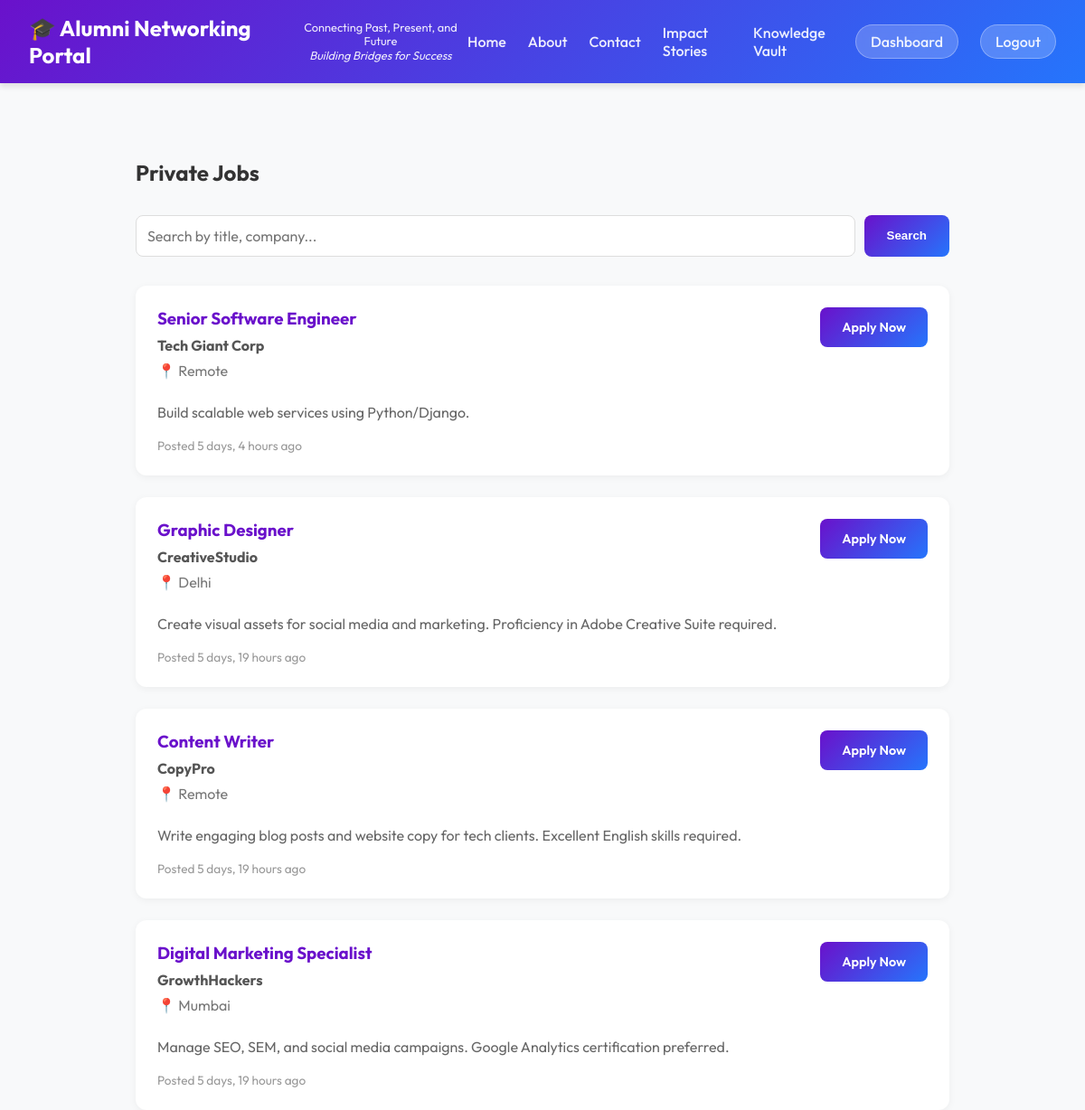
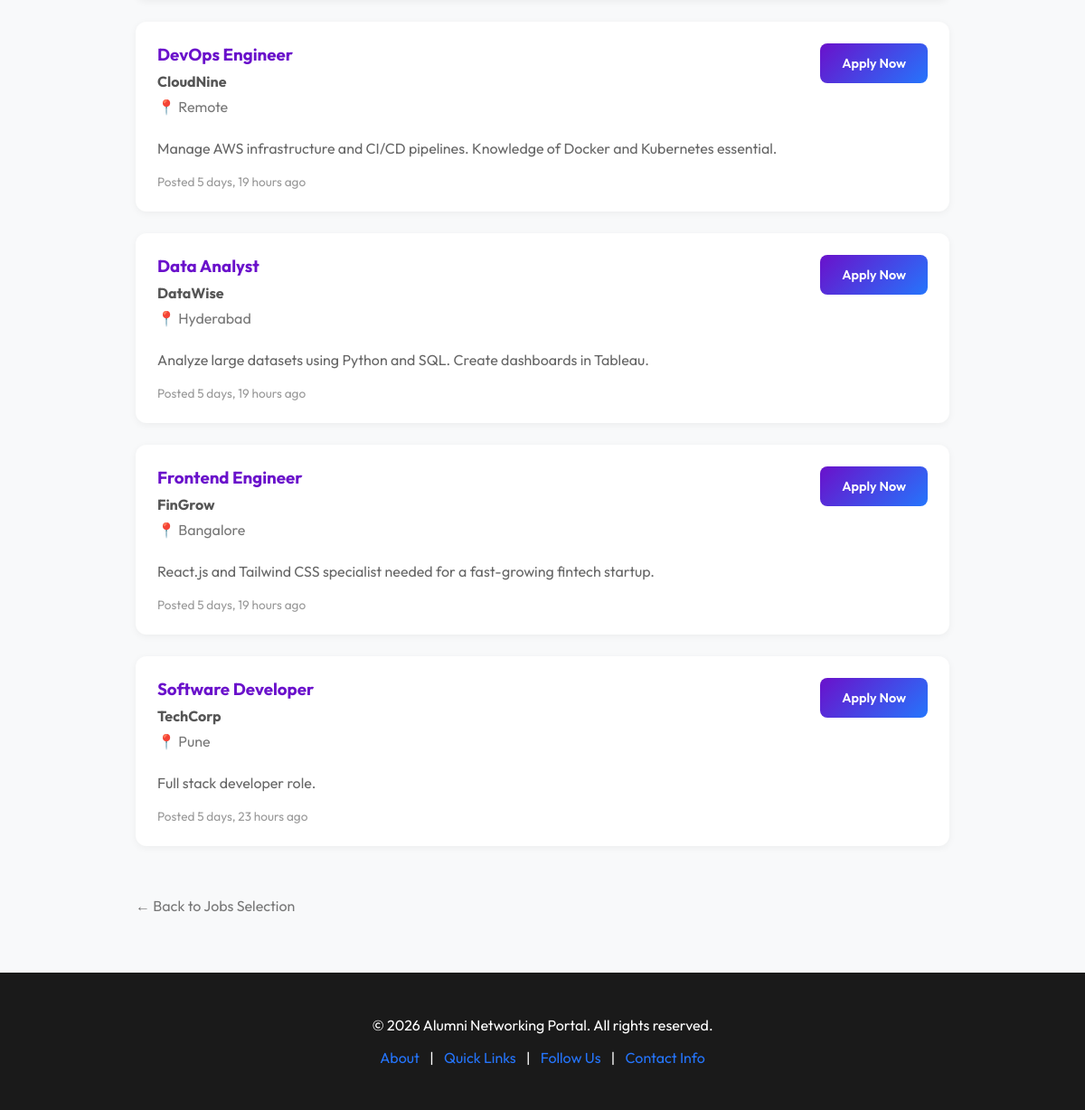
/ecosystem/jobs/private/ (signed in), run on the app's committed database (2 pictures, top to bottom).
### network/models.py (models this page shows, shortened)
class Opportunity(models.Model):
    OPPORTUNITY_TYPE_CHOICES = (
        ('internship', 'Internship'),
        ('job', 'Job'),
    )
    CATEGORY_CHOICES = (
        ('govt', 'Government'),
        ('private', 'Private'),
    )
    STIPEND_CHOICES = (
        ('paid', 'Paid'),
        ('unpaid', 'Unpaid'),
    )
    DOMAIN_CHOICES = (
        ('software', 'Software'),
        ('hardware', 'Hardware'),
        ('other', 'Other'),
    )
    title = models.CharField(max_length=200)
    description = models.TextField()
    type = models.CharField(max_length=20, choices=OPPORTUNITY_TYPE_CHOICES)
    category = models.CharField(max_length=20, choices=CATEGORY_CHOICES, default='private')
    stipend_type = models.CharField(max_length=10, choices=STIPEND_CHOICES, default='paid', blank=True)
    domain = models.CharField(max_length=10, choices=DOMAIN_CHOICES, default='software')
    company = models.CharField(max_length=100)
    location = models.CharField(max_length=100)
    posted_by = models.ForeignKey(User, on_delete=models.CASCADE)
    created_at = models.DateTimeField(auto_now_add=True)
    min_assessment_score = models.IntegerField(default=25)

### network/views.py (the view)
# urls.py: path('ecosystem/jobs/<str:category>/', views.job_list, name='job_list'),
@login_required
def job_list(request, category):
    jobs = Opportunity.objects.filter(type='job', category=category).order_by('-created_at')
    query = request.GET.get('q')
    if query:
        jobs = jobs.filter(
            Q(title__icontains=query) |
            Q(description__icontains=query) |
            Q(company__icontains=query)
        )
    context = {
        'category': category,
        'title': f"{category.title()} Jobs",
        'jobs': jobs,
        'query': query
    }
    return render(request, 'job_list.html', context)

### templates/job_list.html (shortened to what this page needs)
{% extends 'base.html' %}
{% block content %}
<div class="container" style="max-width: 900px; margin: 2rem auto; padding: 2rem;">
    <h2 style="margin-bottom: 2rem; color: #333;">{{ title }}</h2>
    <form method="GET" style="margin-bottom: 2rem; display: flex; gap: 10px;">
        <input type="text" name="q" value="{{ query|default:'' }}" placeholder="Search by title, company..."
            style="flex: 1; padding: 12px; border: 1px solid #ddd; border-radius: 8px; font-size: 1rem;">
        <button type="submit" class="btn" style="padding: 0 25px;">Search</button>
    </form>
    <div class="jobs-list">
        {% for job in jobs %}
        <div
            style="background: white; padding: 1.5rem; border-radius: 12px; box-shadow: 0 2px 8px rgba(0,0,0,0.05); margin-bottom: 1.5rem; transition: transform 0.2s;">
            <div style="display: flex; justify-content: space-between; align-items: start;">
                <div>
                    <h3 style="margin: 0 0 0.5rem; color: var(--primary-color);">{{ job.title }}</h3>
                    <p style="margin: 0; font-weight: bold; color: #555;">{{ job.company }}</p>
                    <p style="margin: 0.5rem 0; color: #777;">📍 {{ job.location }}</p>
                </div>
                <a href="{% url 'apply_for_opportunity' job.id %}" class="btn" style="font-size: 0.9rem;">Apply Now</a>
            </div>
            <p style="margin-top: 1rem; color: #666; line-height: 1.5;">{{ job.description|truncatewords:30 }}</p>
            <div style="margin-top: 1rem; font-size: 0.85rem; color: #999;">
                Posted {{ job.created_at|timesince }} ago
            </div>
        </div>
        {% empty %}
        <div style="text-align: center; color: #777; padding: 3rem;">
            <p style="font-size: 1.2rem;">No jobs found matching your criteria.</p>
        </div>
        {% endfor %}
    </div>
    <a href="{% url 'jobs_home' %}"
        style="display: inline-block; margin-top: 2rem; color: #777; text-decoration: none;">&larr; Back to Jobs
        Selection</a>
</div>
{% endblock %}

### templates/base.html (style rules this page uses)
:root { --primary-color: #6a11cb; --secondary-color: #2575fc; --accent-color: #ff9a9e; --text-color: #333; --bg-color: #f8f9fa; --glass-bg: rgba(255, 255, 255, 0.85); --glass-border: rgba(255, 255, 255, 0.3); }
body { font-family: 'Outfit', sans-serif; margin: 0; padding: 0; background-color: var(--bg-color); color: var(--text-color); display: flex; flex-direction: column; min-height: 100vh; }
.container { max-width: 1200px; margin: 0 auto; padding: 2rem; }
.btn { background: linear-gradient(135deg, var(--primary-color), var(--secondary-color)); color: white; padding: 0.8rem 1.5rem; border: none; border-radius: 8px; cursor: pointer; font-weight: 600; transition: transform 0.2s, box-shadow 0.2s; text-decoration: none; display: inline-block; }
input, select, textarea { width: 100%; padding: 0.8rem; border: 1px solid #ddd; border-radius: 6px; box-sizing: border-box; font-family: inherit; }

### data on the page
Opportunity: title "Senior Software Engineer", company "Tech Giant Corp", location "Remote", description "Build scalable web services using Python/Django.", created_at "5 days, 4 hours"
Opportunity: title "Graphic Designer", company "CreativeStudio", location "Delhi", description "Create visual assets for social media and marketing. Proficiency in Adobe Creative Suite required.", created_at "5 days, 19 hours"
Opportunity: title "Content Writer", company "CopyPro", location "Remote", description "Write engaging blog posts and website copy for tech clients. Excellent English skills required.", created_at "5 days, 19 hours"
Opportunity: title "Digital Marketing Specialist", company "GrowthHackers", location "Mumbai", description "Manage SEO, SEM, and social media campaigns. Google Analytics certification preferred.", created_at "5 days, 19 hours"
Opportunity: title "DevOps Engineer", company "CloudNine", location "Remote", description "Manage AWS infrastructure and CI/CD pipelines. Knowledge of Docker and Kubernetes essential.", created_at "5 days, 19 hours"
Opportunity: title "Data Analyst", company "DataWise", location "Hyderabad", description "Analyze large datasets using Python and SQL. Create dashboards in Tableau.", created_at "5 days, 19 hours"
Opportunity: title "Frontend Engineer", company "FinGrow", location "Bangalore", description "React.js and Tailwind CSS specialist needed for a fast-growing fintech startup.", created_at "5 days, 19 hours"
Opportunity: title "Software Developer", company "TechCorp", location "Pune", description "Full stack developer role.", created_at "5 days, 23 hours"

### other printed values
{{ title }} "Private Jobs"
